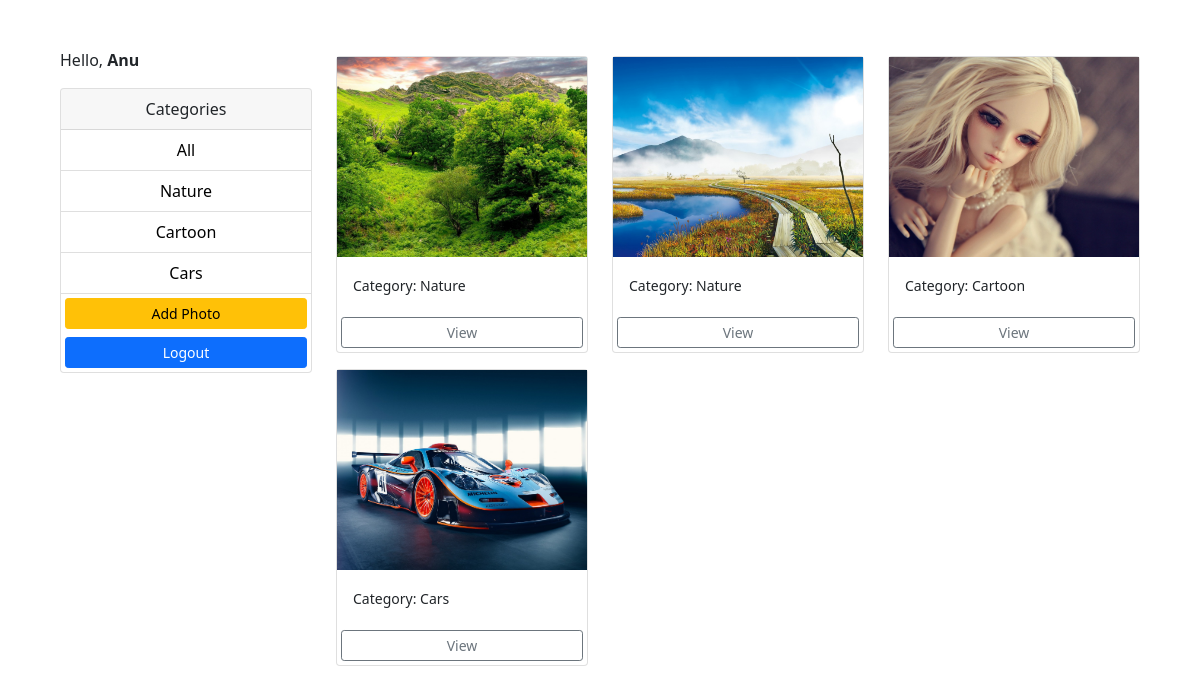
The app's page /gallery/ (signed in) with its own data.
### app/models.py (models this page shows, shortened)
class Category(models.Model):
    class Meta:
        verbose_name = 'Category'
        verbose_name_plural = 'Categories'
    user = models.ForeignKey(
        User, on_delete=models.SET_NULL, null=True, blank=True)
    name = models.CharField(max_length=100, null=False, blank=False)

class Photo(models.Model):
    class Meta:
        verbose_name = 'Photo'
        verbose_name_plural = 'Photos'
    category = models.ForeignKey(
        Category, on_delete=models.SET_NULL, null=True, blank=True)
    image = models.ImageField(null=False, blank=False)
    description = models.TextField()

### app/views.py (the view)
# urls.py: path('gallery/', views.gallery, name='gallery'),
@login_required(login_url='login')
def gallery(request):
    user = request.user
    category = request.GET.get('category')
    if category == None:
        photos = Photo.objects.filter(category__user=user)
    else:
        photos = Photo.objects.filter(
            category__name=category, category__user=user)
    categories = Category.objects.filter(user=user)
    context = {'categories': categories, 'photos': photos}
    return render(request, 'gallery.html', context)

### templates/gallery.html (shortened to what this page needs)
<!DOCTYPE html>
<html lang="en">
<head>
    <link href="https://cdn.jsdelivr.net/npm/bootstrap@5.0.0-beta1/dist/css/bootstrap.min.css" rel="stylesheet"
>
</head>
<body class="m-5">
    <div class="container">
        <div class="row">
            <div class="col-md-3">
                {% if request.user.is_authenticated %}
                <p>Hello, <b> {{request.user | capfirst }} </b> </p>
                {% endif %}
                <div class="card">
                    <div class="card-header text-center">
                        Categories
                    </div>
                    <ul class="list-group list-group-flush">
                        <li class="list-group-item  text-center">
                            <a href="{% url 'gallery' %}">All</a>
                        </li>
                        {% for category in categories %}
                        <li class=" list-group-item text-center">
                            <a href="{% url 'gallery' %}?category={{category.name}}">
                                {{category.name}}
                            </a>
                        </li>
                        {% endfor %}
                        <a href="{% url 'add' %}" class="btn btn-warning btn-block btn-sm m-1">Add Photo</a>
                        <a href="{% url 'logout' %}" class="btn btn-primary btn-block btn-sm m-1">Logout</a>
                    </ul>
                </div>
            </div>
            <div class="col-md-9">
                <div class="row">
                    {% for photo in photos %}
                    <div class="col-md-4">
                        <div class="card my-2">
                            <img class="image-thumbail" src="{{photo.image.url}}" alt="Card image cap">
                            <div class="card-body">
                                <small>Category: {{photo.category.name}}</small>
                            </div>
                            <a href="{% url 'photo' photo.id %}" class="btn btn-outline-secondary btn-sm m-1">View</a>
                        </div>
                    </div>
                    {% empty %}
                    <h3>No photos...</h3>
                    {% endfor %}
                </div>
            </div>
        </div>
    </div>
</body>
</html>

### templates/gallery.html (style rules this page uses)
.image-thumbail { height: 200px; object-fit: cover; }
.list-group-item a { text-decoration: none; color: black; }

### records on screen
Category: name "Nature"
Category: name "Cartoon"
Category: name "Cars"
Photo: image (picture), category.name "Nature"
Photo: image (picture), category.name "Nature"
Photo: image (picture), category.name "Cartoon"
Photo: image (picture), category.name "Cars"

### other values on screen
{{ request.user | capfirst }} "Anu"
